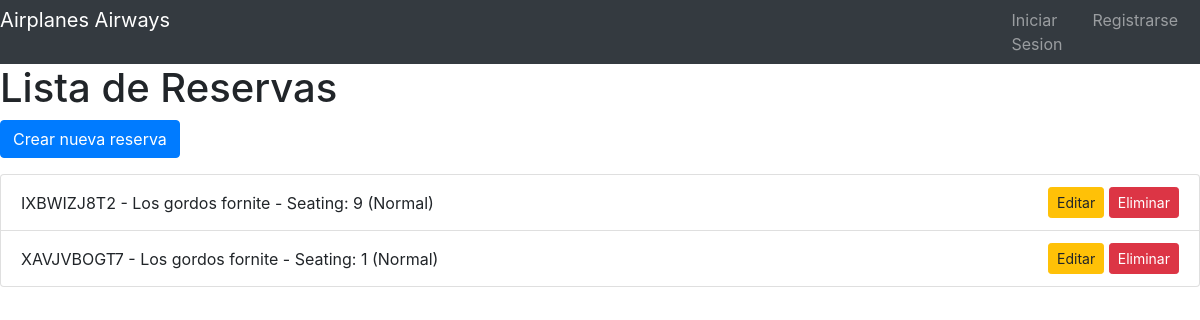
/reservations/, run on the app's committed database.
### apps/reservations/models.py (models this page shows, shortened)
class Reservation(models.Model):
    flight_id = models.ForeignKey(
        Flight,
        on_delete=models.CASCADE
    )
    passenger_id = models.ForeignKey(
        Passenger,
        on_delete=models.CASCADE
    )
    seating_id = models.OneToOneField(
        Seating,
        on_delete=models.CASCADE
    )
    state = models.CharField(max_length=20, default='Reserved')
    reservation_date = models.DateTimeField(auto_now_add=True)
    price = models.DecimalField(max_digits=20, decimal_places=2)
    reservation_code = models.CharField(max_length=10, unique=True)

### apps/passengers/models.py (models this page shows, shortened)
class Passenger(models.Model):
    name = models.CharField(max_length=100)
    document = models.CharField(max_length=20, unique=True)
    email = models.EmailField()
    phone = models.CharField(max_length=20)
    date_birth = models.DateField()
    document_type = models.CharField(max_length=50, choices=DOCUMENT_TYPE_CHOICES)

### apps/airplanes/models.py (models this page shows)
class Seating(models.Model):
    airplane_id = models.ForeignKey(
        Airplane,
        on_delete=models.CASCADE,
        related_name='seatings',
    )
    number = models.IntegerField()
    row = models.IntegerField()
    column = models.IntegerField()
    type = models.CharField(max_length=100, choices=SEATING_TYPE_CHOICES, default='Normal')
    state = models.BooleanField(default=False)
    def __str__(self):
        return f"Seating: {self.number} ({self.type})"

### apps/reservations/views.py (the view)
# urls.py: path('', ReservationListView.as_view(), name='list'),
class ReservationListView(ListView):
    model = Reservation
    template_name = "reservations/list.html"
    context_object_name = "reservations"

### apps/reservations/templates/reservations/list.html
{% extends 'base.html' %}
{% block content %}
<h1>Lista de Reservas</h1>
<a href="{% url 'create' %}" class="btn btn-primary mb-3">
    Crear nueva reserva
</a>
<ul class="list-group">
    {% for reservation in reservations %}
        <li class="list-group-item d-flex justify-content-between align-items-center">
            <span>
                {{ reservation.reservation_code }} - {{ reservation.passenger_id.name }} - {{ reservation.seating_id }}
            </span>
            <span>
                <a href="{% url 'update' reservation.id %}" class="btn btn-sm btn-warning">
                    Editar
                </a>
                <a href="{% url 'delete' reservation.id %}" class="btn btn-sm btn-danger">
                    Eliminar
                </a>
            </span>
        </li>
    {% empty %}
        <li class="list-group-item">No hay reservas</li>
    {% endfor %}
</ul>
{% endblock %}

### data on the page
Reservation: reservation_code "IXBWIZJ8T2", passenger_id.name "Los gordos fornite", seating_id "Seating: 9 (Normal)"
Reservation: reservation_code "XAVJVBOGT7", passenger_id.name "Los gordos fornite", seating_id "Seating: 1 (Normal)"
